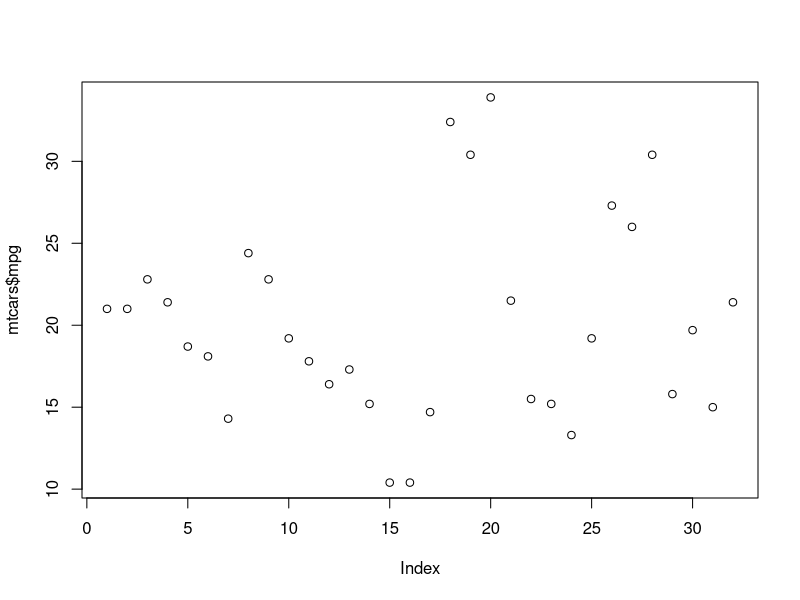
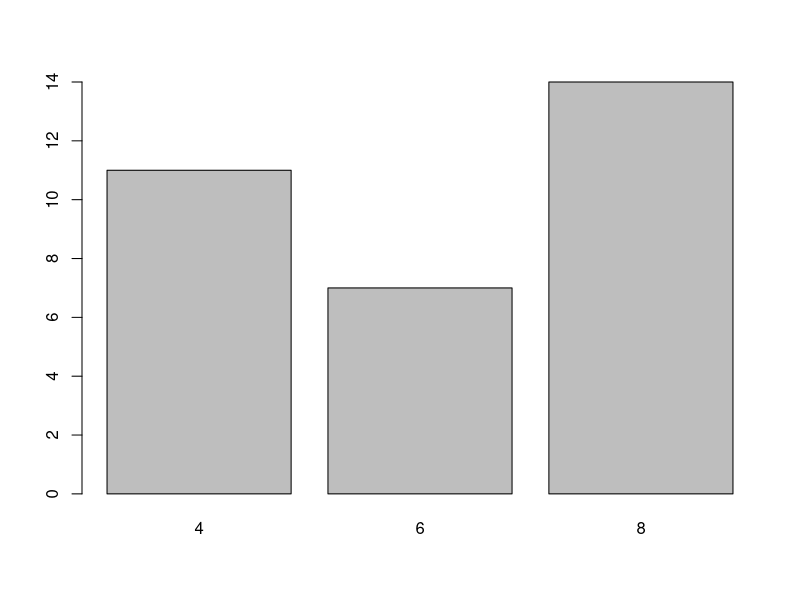
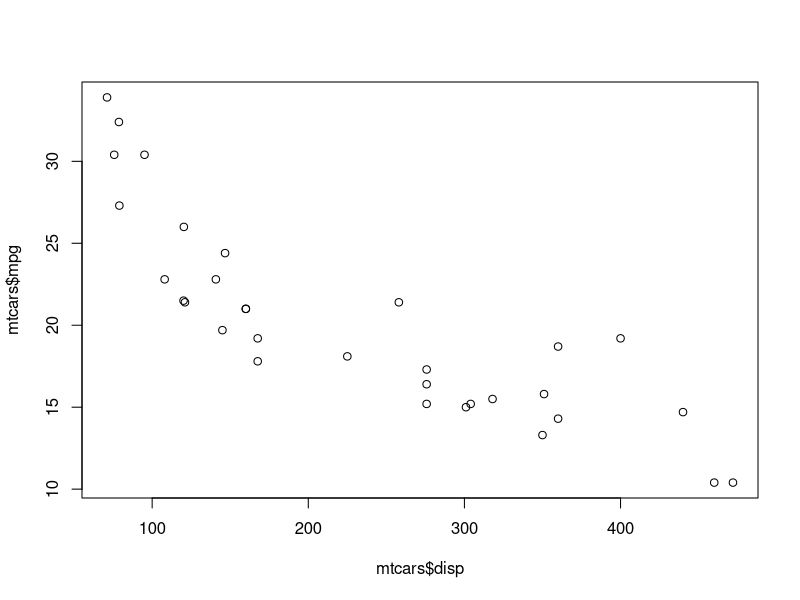
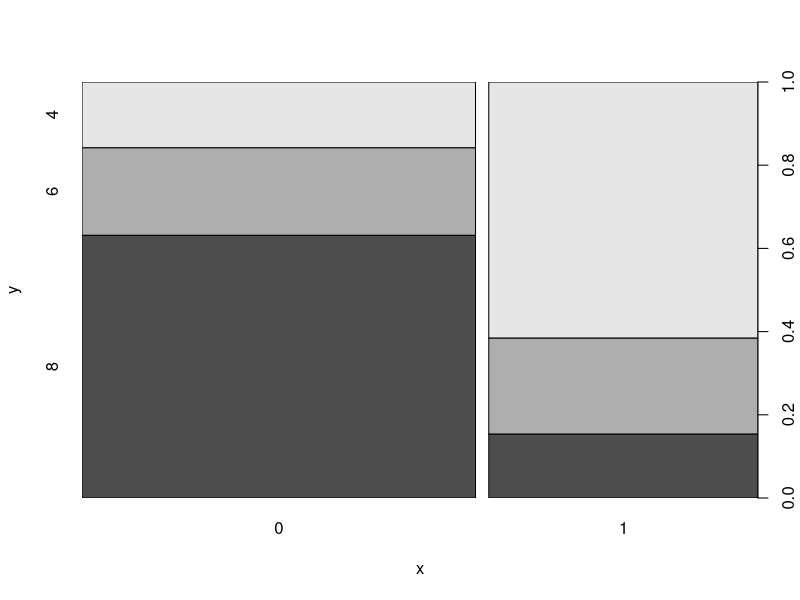
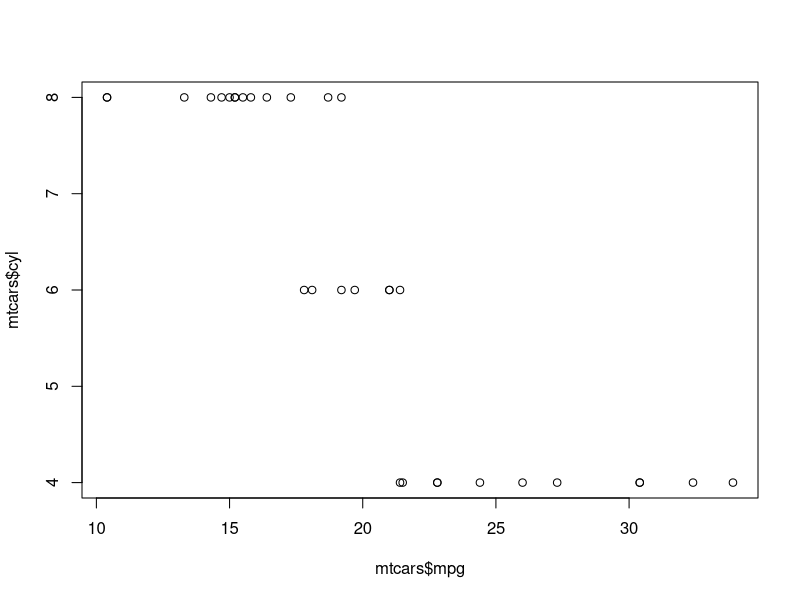
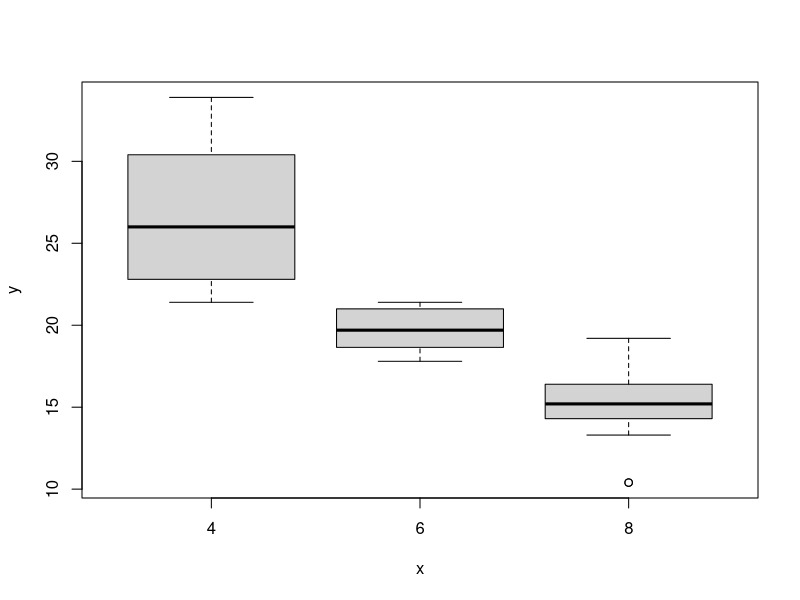

The R source for these figures, in order:
## ---- chunk 1
by(mtcars$mpg, mtcars$cyl, summary)
## ---- chunk 2
head(mtcars)
## ---- chunk 3
str(mtcars)
## ---- chunk 4
plot(mtcars$mpg)
## ---- chunk 5
plot(as.factor(mtcars$cyl))
## ---- chunk 6
plot(mtcars$disp, mtcars$mpg)
## ---- chunk 7
plot(as.factor(mtcars$am), as.factor(mtcars$cyl))
## ---- chunk 8
plot(mtcars$mpg, mtcars$cyl)
## ---- chunk 9
plot(as.factor(mtcars$cyl), mtcars$mpg)
